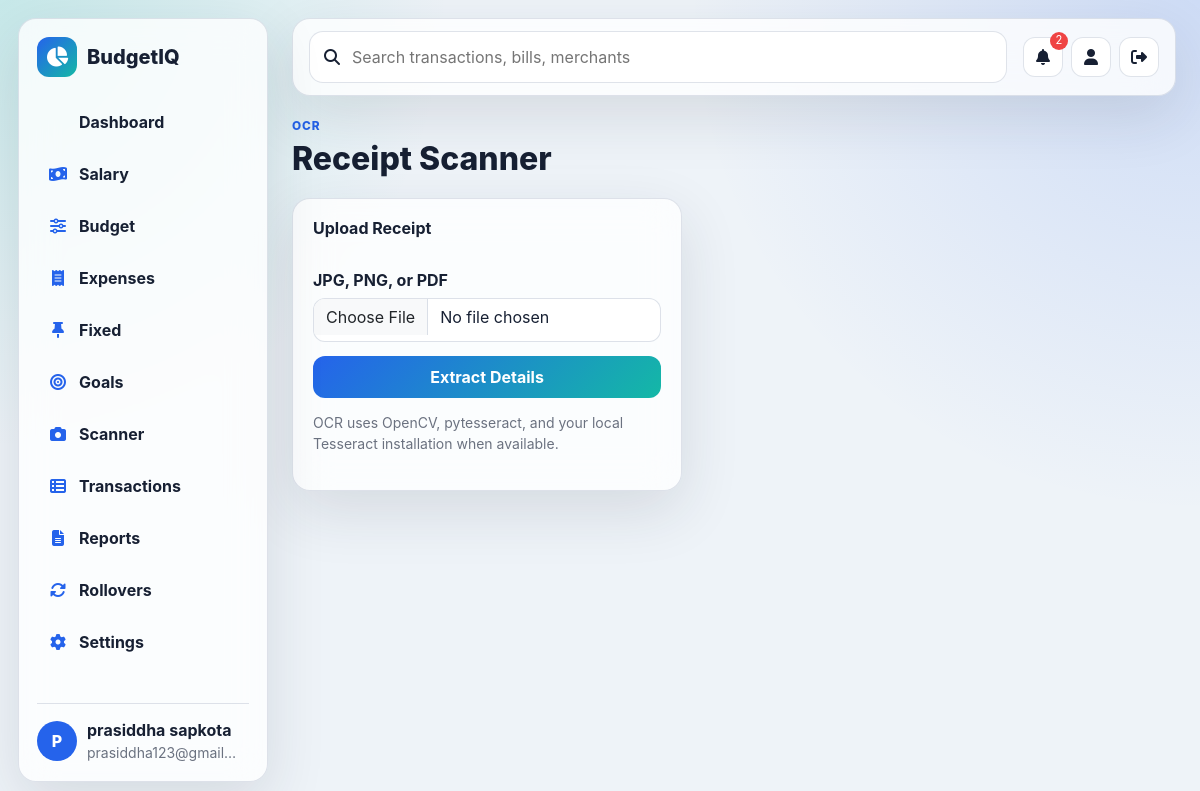
The app's page /scanner (signed in) with its own data.
### models.py (models this page shows, shortened)
class User(UserMixin, db.Model):
    __tablename__ = "users"
    id = db.Column(db.Integer, primary_key=True)
    name = db.Column(db.String(120), nullable=False)
    email = db.Column(db.String(255), nullable=False, unique=True, index=True)
    password_hash = db.Column(db.String(255), nullable=False)
    created_at = db.Column(db.DateTime, default=datetime.utcnow)

### routes/main.py (the view, shortened to what this page needs)
@main_bp.route("/scanner", methods=["GET", "POST"])
@login_required
def scanner():
    extracted = None
    return render_template("scanner.html", extracted=extracted, categories=user_categories())

### routes/main.py (called while the page is built)
def user_categories():
    return Category.query.filter_by(user_id=current_user.id).order_by(Category.name.asc()).all()

### templates/scanner.html (shortened to what this page needs)
{% extends "base.html" %}
{% block content %}
<section class="page-head"><div><p class="eyebrow">OCR</p><h1>Receipt Scanner</h1></div></section>
<section class="two-col">
  <form class="glass-panel stack-form" method="post" enctype="multipart/form-data">
    <h2>Upload Receipt</h2>
    <label>JPG, PNG, or PDF<input class="form-control" type="file" name="receipt" accept=".jpg,.jpeg,.png,.pdf" required></label>
    <button class="btn btn-primary">Extract Details</button>
    <p class="muted small">OCR uses OpenCV, pytesseract, and your local Tesseract installation when available.</p>
  </form>
</section>
{% endblock %}

### templates/base.html (shortened to what this page needs)
<!doctype html>
<html lang="en" data-theme="{{ active_theme }}">
<head>
  <link href="https://cdn.jsdelivr.net/npm/bootstrap@5.3.3/dist/css/bootstrap.min.css" rel="stylesheet">
  <link href="https://cdnjs.cloudflare.com/ajax/libs/font-awesome/6.5.2/css/all.min.css" rel="stylesheet">
  <link href="{{ url_for('static', filename='css/style.css') }}" rel="stylesheet">
</head>
<body>
  {% if current_user.is_authenticated %}
  <aside class="sidebar glass-panel">
    <div class="brand"><span class="brand-icon"><i class="fa-solid fa-chart-pie"></i></span><span>BudgetIQ</span></div>
    <nav>
      <a href="{{ url_for('main.dashboard') }}"> Dashboard</a>
      <a href="{{ url_for('main.salary') }}"><i class="fa-solid fa-money-bill-wave"></i> Salary</a>
      <a href="{{ url_for('main.budget') }}"><i class="fa-solid fa-sliders"></i> Budget</a>
      <a href="{{ url_for('main.expenses') }}"><i class="fa-solid fa-receipt"></i> Expenses</a>
      <a href="{{ url_for('main.fixed') }}"><i class="fa-solid fa-thumbtack"></i> Fixed</a>
      <a href="{{ url_for('main.goals') }}"><i class="fa-solid fa-bullseye"></i> Goals</a>
      <a href="{{ url_for('main.scanner') }}"><i class="fa-solid fa-camera"></i> Scanner</a>
      <a href="{{ url_for('main.transactions') }}"><i class="fa-solid fa-table-list"></i> Transactions</a>
      <a href="{{ url_for('main.reports') }}"><i class="fa-solid fa-file-lines"></i> Reports</a>
      <a href="{{ url_for('main.rollovers') }}"><i class="fa-solid fa-rotate"></i> Rollovers</a>
      <a href="{{ url_for('main.settings') }}"><i class="fa-solid fa-gear"></i> Settings</a>
    </nav>
    <div class="profile-chip">
      <div class="avatar">{{ current_user.name[:1]|upper }}</div>
      <div><strong>{{ current_user.name }}</strong><small>{{ current_user.email }}</small></div>
    </div>
  </aside>
  {% endif %}
  <main class="{% if current_user.is_authenticated %}app-shell{% else %}auth-shell{% endif %}">
    {% if current_user.is_authenticated %}
    <header class="topbar glass-panel">
      <form class="searchbar" action="{{ url_for('main.transactions') }}">
        <i class="fa-solid fa-magnifying-glass"></i>
        <input name="q" placeholder="Search transactions, bills, merchants">
      </form>
      <div class="top-actions">
        <form method="post" action="{{ url_for('main.mark_notifications_read') }}">
          <button class="icon-btn" title="Notifications"><i class="fa-solid fa-bell"></i>{% if unread_count %}<span>{{ unread_count }}</span>{% endif %}</button>
        </form>
        <a class="icon-btn" href="{{ url_for('main.profile') }}" title="Profile"><i class="fa-solid fa-user"></i></a>
        <a class="icon-btn" href="{{ url_for('auth.logout') }}" title="Logout"><i class="fa-solid fa-right-from-bracket"></i></a>
      </div>
    </header>
    {% endif %}
    {% block content %}{% endblock %}
  </main>
</body>
</html>

### static/css/style.css (style rules this page uses)
:root { --bg: #eef3f8; --panel: rgba(255, 255, 255, 0.78); --panel-strong: rgba(255, 255, 255, 0.92); --text: #172033; --muted: #6b7280; --line: rgba(148, 163, 184, 0.3); --primary: #2563eb; --primary-2: #14b8a6; --danger: #ef4444; --shadow: 0 20px 60px rgba(31, 41, 55, 0.12); }
* { box-sizing: border-box; }
body { min-height: 100vh; margin: 0; color: var(--text); background: radial-gradient(circle at top left, rgba(20, 184, 166, 0.18), transparent 28rem), radial-gradient(circle at top right, rgba(37, 99, 235, 0.16), transparent 32rem), var(--bg); font-family: Inter, "Segoe UI", Arial, sans-serif; }
a { color: var(--primary); text-decoration: none; }
h1 { font-size: 2rem; font-weight: 800; margin: 0; letter-spacing: 0; }
h2 { font-size: 1rem; font-weight: 750; margin: 0 0 1rem; letter-spacing: 0; }
small, .muted { color: var(--muted); }
.glass-panel { background: var(--panel); border: 1px solid var(--line); border-radius: 18px; box-shadow: var(--shadow); backdrop-filter: blur(18px); }
.sidebar { position: fixed; inset: 18px auto 18px 18px; width: 250px; padding: 18px; display: flex; flex-direction: column; z-index: 10; }
.brand { display: flex; align-items: center; gap: 10px; font-size: 1.25rem; font-weight: 800; margin-bottom: 22px; }
.brand-icon { width: 40px; height: 40px; display: grid; place-items: center; border-radius: 12px; background: linear-gradient(135deg, var(--primary), var(--primary-2)); color: white; }
.sidebar nav { display: grid; gap: 6px; }
.sidebar nav a { color: var(--text); padding: 11px 12px; border-radius: 12px; display: flex; gap: 12px; align-items: center; font-weight: 650; }
.sidebar nav i { width: 18px; color: var(--primary); text-align: center; }
.profile-chip { margin-top: auto; display: flex; gap: 10px; align-items: center; padding-top: 14px; border-top: 1px solid var(--line); min-width: 0; }
.profile-chip small { display: block; overflow: hidden; text-overflow: ellipsis; white-space: nowrap; max-width: 150px; }
.avatar { width: 40px; height: 40px; border-radius: 50%; display: grid; place-items: center; background: var(--primary); color: #fff; font-weight: 800; }
.app-shell { padding: 18px 24px 40px 292px; }
.topbar { min-height: 72px; padding: 12px 16px; display: flex; align-items: center; gap: 16px; margin-bottom: 22px; }
.searchbar { flex: 1; display: flex; align-items: center; gap: 10px; padding: 12px 14px; border: 1px solid var(--line); border-radius: 14px; background: var(--panel-strong); }
.searchbar input { width: 100%; border: 0; outline: 0; background: transparent; color: var(--text); }
.top-actions, .button-row { display: flex; align-items: center; gap: 8px; }
.icon-btn { position: relative; width: 40px; height: 40px; border: 1px solid var(--line); background: var(--panel-strong); color: var(--text); border-radius: 12px; display: inline-grid; place-items: center; }
.icon-btn span { position: absolute; top: -6px; right: -6px; min-width: 18px; height: 18px; padding: 0 5px; border-radius: 9px; background: var(--danger); color: #fff; font-size: 0.7rem; }
.page-head { display: flex; align-items: center; justify-content: space-between; gap: 16px; margin-bottom: 20px; }
.eyebrow { margin: 0 0 4px; text-transform: uppercase; color: var(--primary); font-size: 0.74rem; font-weight: 800; letter-spacing: 0.08em; }
.two-col { display: grid; grid-template-columns: 390px minmax(0, 1fr); gap: 16px; align-items: start; }
.stack-form { padding: 20px; display: grid; gap: 14px; }
.stack-form label { display: grid; gap: 6px; font-weight: 700; }
.form-control, .form-select { min-height: 44px; border-radius: 12px; border-color: var(--line); background-color: var(--panel-strong); color: var(--text); }
.btn { border-radius: 12px; font-weight: 750; min-height: 42px; }
.btn-primary { background: linear-gradient(135deg, var(--primary), var(--primary-2)); border: 0; }

### records on screen
User: name "P", name "prasiddha sapkota", email "prasiddha123@gmail…"

### other values on screen
{{ unread_count }} "2"
